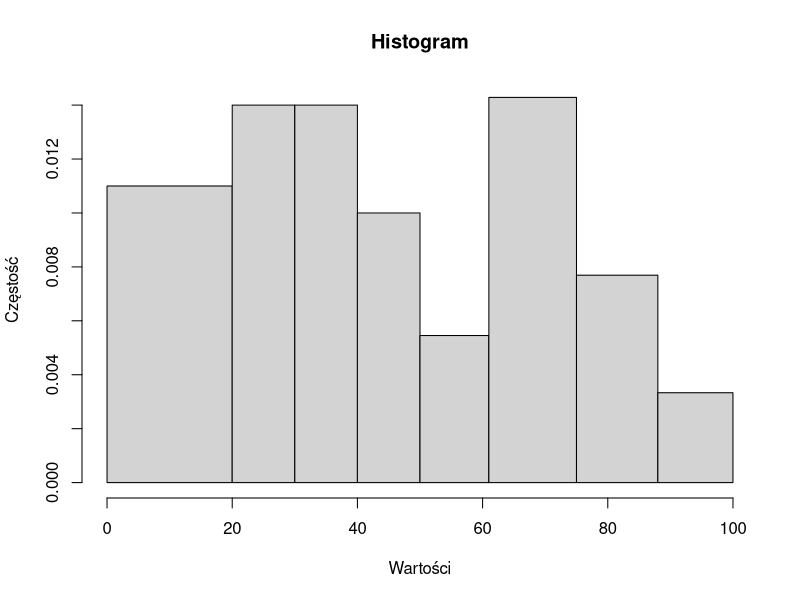

Write R code to recreate this figure.
# Dana próbka
dane <- c(10.1, 64.2, 28.5, 49.5, 13.2, 37.5, 52.9, 17.4, 7.6, 25.4, 85.6, 14.1,
          81.3, 16.5, 30.8, 83.1, 42.9, 66.7, 41.5, 62.8, 66.1, 18.3, 24.1, 81.9,
          36.9, 74.9, 50.2, 91.4, 57.7, 8.7, 30.5, 4.2, 43.3, 89.4, 5.7, 27.7, 4.9,
          17.3, 53.5, 32.6, 65.8, 74.1, 64.7, 58.4, 36.7, 94.6, 72.9, 92.1, 18.1,
          70.8, 84.1, 23.7, 5.3, 32.3, 20.3, 46.5, 64.8, 36.2, 31.6, 75.9, 62.4,
          2.4, 19.4, 70.6, 75.7, 28.5, 73.1, 79.2, 81.2, 29.4, 68.4, 39.6, 67.2,
          41.9, 18.9, 23.8, 21.2, 67.4, 43.2, 22.3, 26.4, 17.1, 2.5, 15.2, 27.1,
          40.2, 34.6, 43.4, 41.7, 36.8, 25.9, 34.3, 13.7, 57.4, 36.9, 15.7, 82.7,
          73.2, 66.3, 70.2)

# Granice klas
granice <- c(0, 20, 30, 40, 50, 61, 75, 88, 100)

# Histogram
hist(dane, breaks = granice, main = "Histogram", xlab = "Wartości", ylab = "Częstość")

# Średnia i wariancja dla danych niezgrupowanych
srednia <- mean(dane)
wariancja <- var(dane)

cat("Średnia dla danych niezgrupowanych:", srednia, "\n")
cat("Wariancja dla danych niezgrupowanych:", wariancja, "\n")

# Dzielimy dane na przedziały
dane_zgrupowane <- cut(dane, breaks = granice)

# Obliczamy średnią i wariancję dla danych zgrupowanych
srednia_zgrupowana <- tapply(dane, dane_zgrupowane, mean)
wariancja_zgrupowana <- tapply(dane, dane_zgrupowane, var)

cat("Średnia dla danych zgrupowanych:", srednia_zgrupowana, "\n")
cat("Wariancja dla danych zgrupowanych:", wariancja_zgrupowana, "\n")
